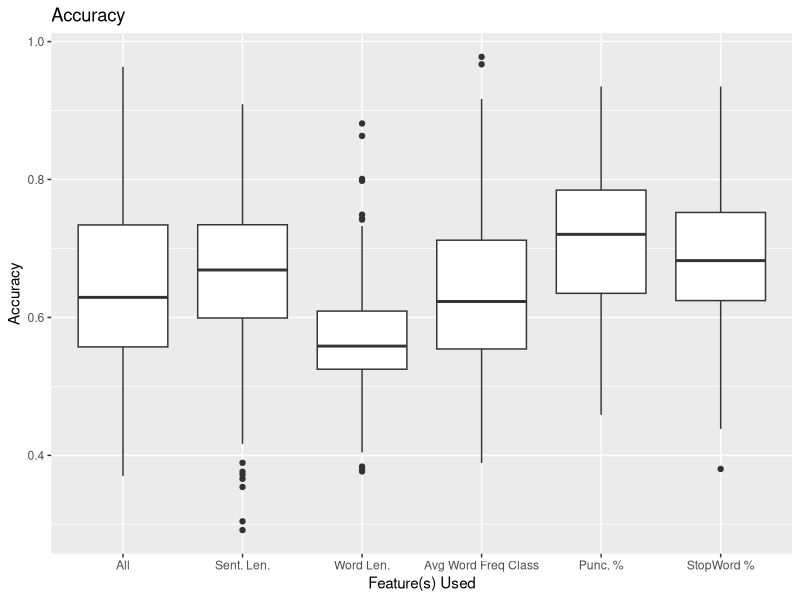
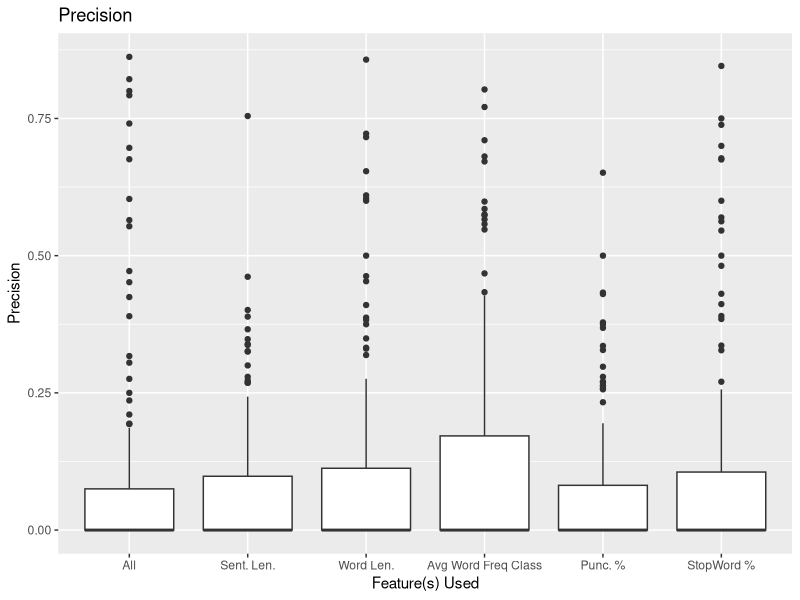
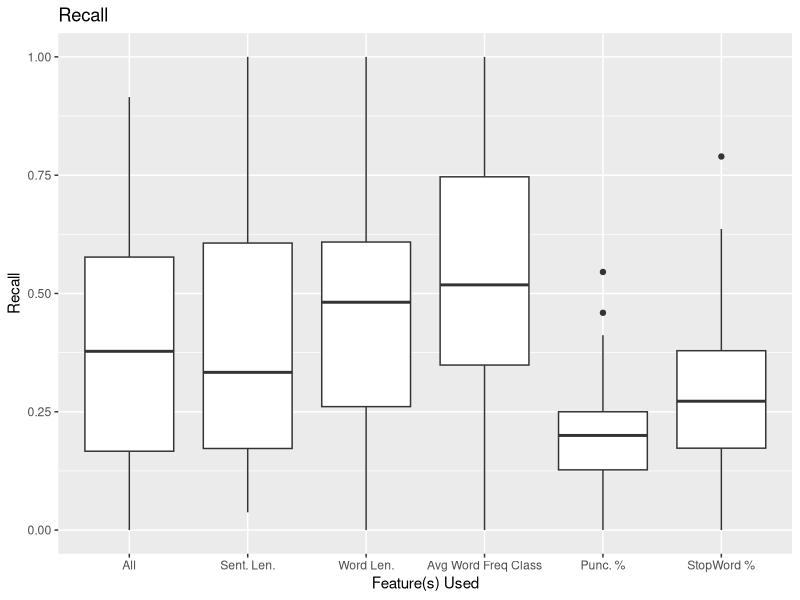
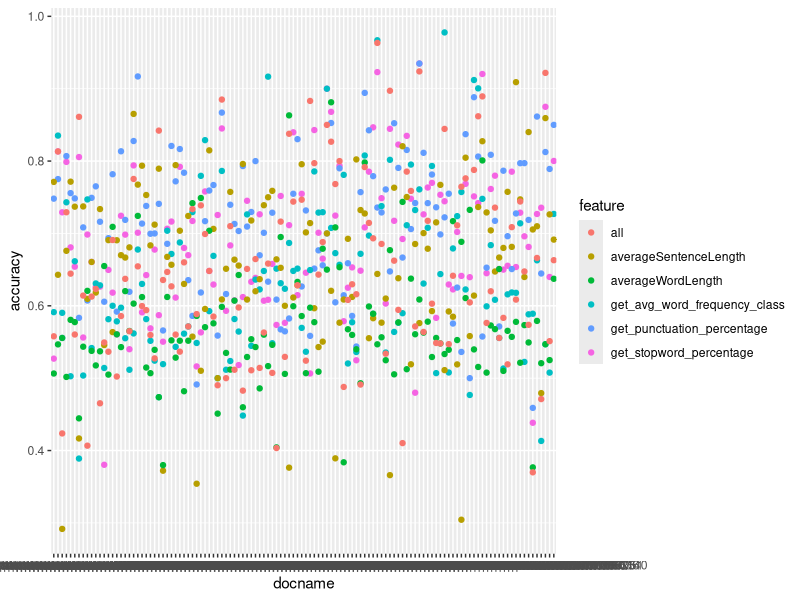

These charts were generated, in order, by the following R code:
library(ggplot2)
library(Hmisc)

plot_one_metric <- function(df, metric) {
  g <- ggplot(combined, aes_string(x = 'feature', y = metric)) + 
    geom_boxplot() + 
    scale_x_discrete('Feature(s) Used', labels = c('averageSentenceLength' = 'Sent. Len.',
                                                   'averageWordLength' = 'Word Len.',
                                                   'get_avg_word_frequency_class' = 'Avg Word Freq Class',
                                                   'get_punctuation_percentage' = 'Punc. %',
                                                   'get_stopword_percentage' = 'StopWord %',
                                                   'all' = 'All')) +
    scale_y_continuous(capitalize(metric)) +
    ggtitle(capitalize(metric))
  
  print(g)  
}


set_feature_col <- function(df) {
	df$feature <- 'other'
	df[which(results$averageWordLength == 1), 'feature'] <- 'averageWordLength'
	df[which(results$averageSentenceLength == 1), 'feature'] <- 'averageSentenceLength'		
	df[which(results$get_avg_word_frequency_class == 1), 'feature'] <- 'get_avg_word_frequency_class'		
	df[which(results$get_punctuation_percentage == 1), 'feature'] <- 'get_punctuation_percentage'
	df[which(results$get_stopword_percentage == 1), 'feature'] <- 'get_stopword_percentage'		
	
	return(df)
}

set_accuracy_spec_cols <- function(df) {
  df$accuracy <- (df$true_pos + df$true_neg) / (df$true_pos + df$true_neg + df$false_pos + df$false_neg)
  df$precision <- df$true_pos / (df$true_pos + df$false_pos)
  # Note that recall can't really be definied for a non-plagarized text, since the number
  # of true pos = 0 and number of false neg = 0
  df$recall <- df$true_pos / (df$true_pos + df$false_neg)
  
  return(df)
}

results <- read.csv('results/initial_results/first_training_set_test.csv', head = T)
all_features <- read.csv('results/initial_results/full_set_first_training_test.csv', head = T)

# Add columns for accuracy, precision, recall
results <- set_accuracy_spec_cols(results)
all_features <- set_accuracy_spec_cols(all_features)

# Add a column showing which feature was used
results <- set_feature_col(results)
all_features$feature <- 'all'

# Combine the single-feature results with the using-all-features results
combined <- merge(results, all_features, all = T)

# Accuracy
plot_one_metric(combined, 'accuracy')
# precision
plot_one_metric(combined, 'precision')
# recall
plot_one_metric(combined, 'recall')

g <- ggplot(combined, aes(docname, accuracy, color = feature)) +
  geom_point()
print(g)

# word_length <- results[which(results$averageWordLength == 1), ]
# sent_length <- results[which(results$averageSentenceLength == 1), ]
# word_freq <- results[which(results$get_avg_word_frequency_class) == 1, ]
# punct_pct <- results[which(results$get_punctuation_percentage == 1), ]
# stopword_pct <- results[which(results$get_stopword_percentage == 1), ]
